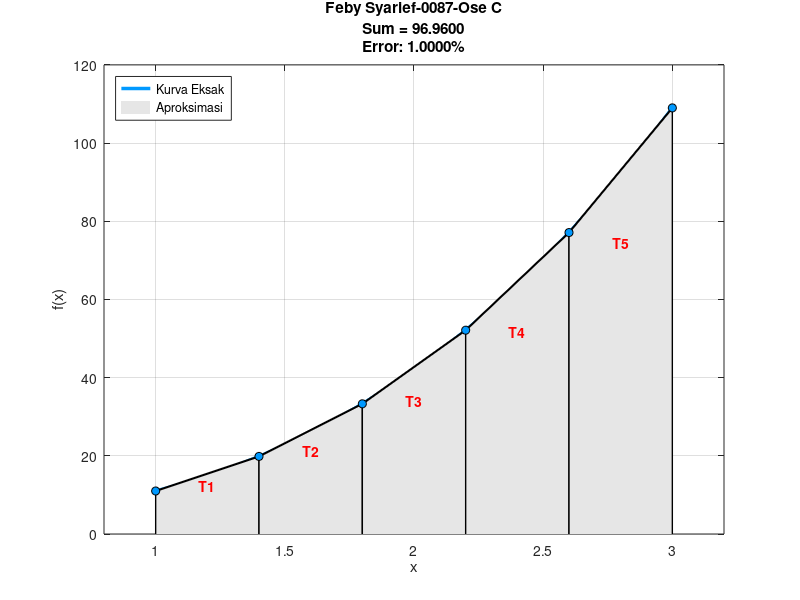

This figure's MATLAB source:
clear; clc; close all;

f = @(x) 2*x.^3 + 6*x.^2 - x + 4; 

disp('--- Program Integral Trapesium ---');
a = 1; % batas bawah
b = 3; % batas atas
n = input('Masukkan jumlah sub-interval (n): ');

dx = (b - a) / n;
sum = 0;   
c1 = a;    

x_fine = linspace(a, b, 500);
y_fine = f(x_fine);
figure('Color', 'w'); 
h_curve = plot(x_fine, y_fine, 'Color', [0 0.6 1], 'LineWidth', 2.5); hold on;
h_fill = [];

fprintf('\nDetail Iterasi:\n');
fprintf('-------------------------------------------------------------\n');
fprintf(' i |    c1     |    c2     |     z (Luas)   |   sum (Total)\n');
fprintf('-------------------------------------------------------------\n');

for i = 1:n
    c2 = c1 + dx;
    z = (dx / 2) * (f(c1) + f(c2));
    sum = sum + z;
    
    x_trap = [c1, c1, c2, c2];
    y_trap = [0, f(c1), f(c2), 0];
    
    h_temp = fill(x_trap, y_trap, [0.9 0.9 0.9], 'EdgeColor', 'none');
    if i==1, h_fill = h_temp; end
    
    plot([c1 c1], [0 f(c1)], 'k-', 'LineWidth', 1);       
    plot([c2 c2], [0 f(c2)], 'k-', 'LineWidth', 1);       
    plot([c1 c2], [f(c1) f(c2)], 'k-', 'LineWidth', 1.5); 
    
    plot(c1, f(c1), 'o', 'MarkerFaceColor', [0 0.6 1], 'MarkerEdgeColor', 'k');
    if i==n, plot(c2, f(c2), 'o', 'MarkerFaceColor', [0 0.6 1], 'MarkerEdgeColor', 'k'); end
    
    text((c1+c2)/2, (f(c1)+f(c2))/2.5, ['T' num2str(i)], 'Color', 'r', 'FontWeight', 'bold', 'HorizontalAlignment', 'center');
    
    fprintf(' %d | %8.4f  | %8.4f  |   %10.4f   |   %10.4f\n', i, c1, c2, z, sum);
    
    c1 = c1 + dx;
end

val_exact = integral(f, a, b);
err_abs = abs(val_exact - sum); 
err_rel = (err_abs / abs(val_exact)) * 100;

fprintf('-------------------------------------------------------------\n');
fprintf('\nHASIL AKHIR:\n');
fprintf('1. Eksak (Analitik) : %.6f\n', val_exact);
fprintf('2. Numerik   : %.6f\n', sum);
fprintf('3. Error Relatif    : %.4f %%\n', err_rel);

title({['Feby Syarief-0087-Ose C'],['Sum = ' num2str(sum, '%.4f')], ...
       ['Error: ' num2str(err_rel, '%.4f') '%']});

xlabel('x'); ylabel('f(x)'); grid on;
xlim([a-0.2, b+0.2]); 
legend([h_curve, h_fill], {'Kurva Eksak', 'Aproksimasi'}, 'Location', 'northwest');
hold off;
